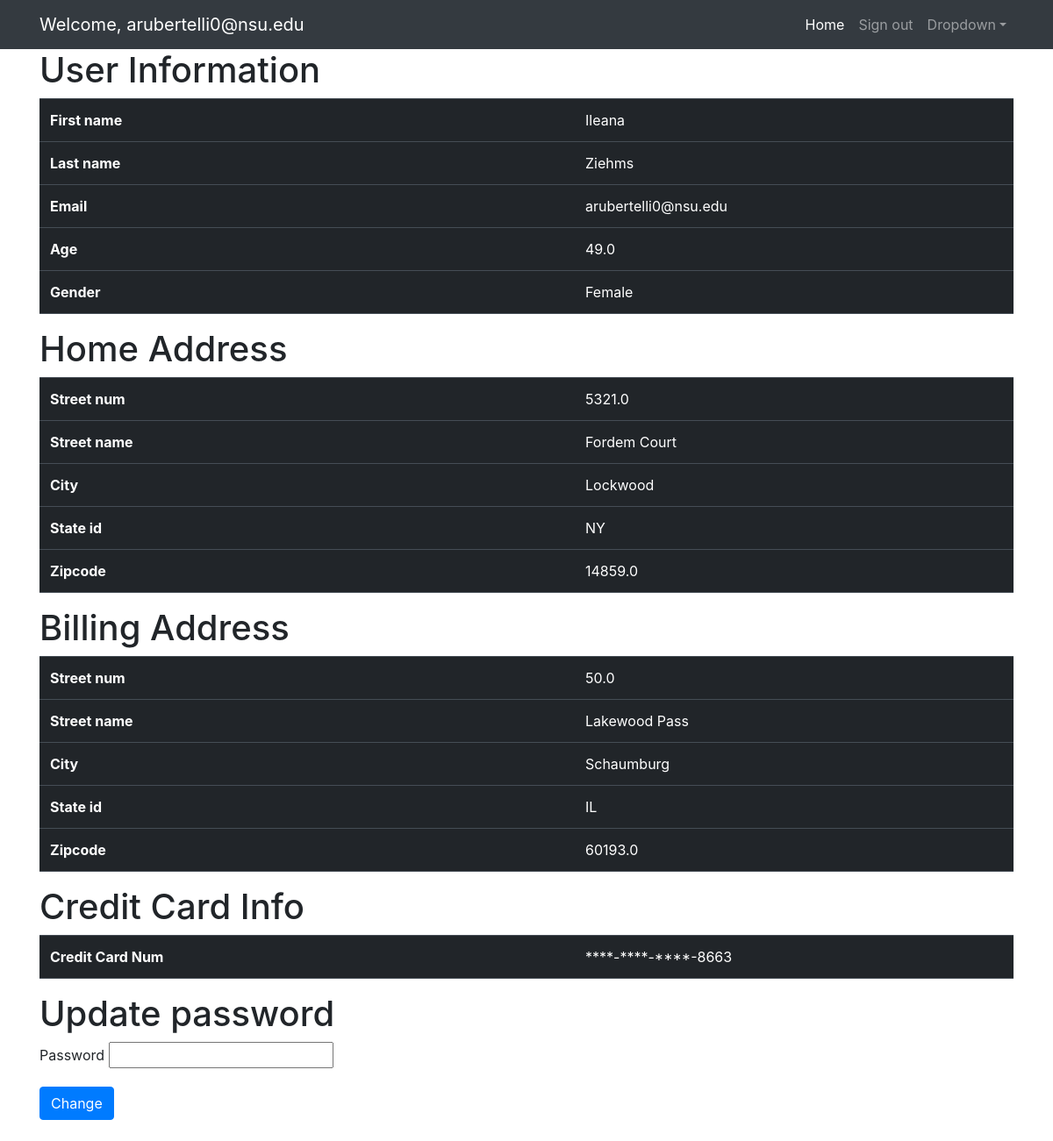
Screenshot of /info (signed in) with the database file from the repository.
### tables this page shows
CREATE TABLE CreditCard(credit_card_num TEXT, card_code TEXT, expire_month TEXT, expire_year TEXT, card_type TEXT, owner_email TEXT, PRIMARY KEY(credit_card_num), FOREIGN KEY(owner_email) REFERENCES Buyers(email));

CREATE TABLE Buyers(email TEXT, first_name TEXT, last_name TEXT, gender TEXT, age REAL, home_address_id REAL, billing_address_id REAL, PRIMARY KEY(email),FOREIGN KEY(email) REFERENCES Users(email), FOREIGN KEY(home_address_id) REFERENCES Address(address_id), FOREIGN KEY(billing_address_id) REFERENCES Address(address_id));

CREATE TABLE Address(address_id TEXT, zipcode REAL, street_num REAL, street_name TEXT, PRIMARY KEY(address_id), FOREIGN KEY(zipcode) REFERENCES ZipcodeInfo(zipcode));

CREATE TABLE ZipcodeInfo(zipcode REAL, city TEXT, state_id TEXT, population TEXT, density REAL, county_name TEXT, timezone TEXT, PRIMARY KEY(zipcode));

### app.py (the view)
@app.route('/info', methods = ['POST', 'GET'])
def info():
    string = ""
    if request.method == 'POST':
        password = request.form['password']
        update_password(password, email_global)
    if logged_in:
        lst = info_func(email_global)
        lst = lst[0]
        print(lst, "lst")
        dic_1 = { "First name" : lst[0], "Last name" : lst[1], "Email" : lst[2], "Age": lst[3], "Gender" : lst[4] }
        dic_2 = {"Street num": lst[5], "Street name":lst[6], "City": lst[7], "State id": lst[8], "Zipcode": lst[9]}
        dic_3 = {"Street num": lst[10], "Street name": lst[11], "City": lst[12], "State id": lst[13], "Zipcode": lst[14]}
        dic_4 = {"Credit Card Num": "****-****-****-"+lst[15][-4:]}
        return render_template('info.html', seller = seller_global, email = email_global, userInfo = dic_1, home_addr = dic_2, billing_addr = dic_3, credit_card = dic_4)
    else:
        return redirect('/notFound')

### app.py (called while the page is built)
def info_func(email):
    connection = sql.connect('database.db')
    cursor = connection.execute(
    "SELECT b.first_name, b.last_name, b.email, b.age, b.gender, h.street_num, h.street_name, hz.city, hz.state_id, h.zipcode, ba.street_num, ba.street_name, baz.city, baz.state_id, ba.zipcode, c.credit_card_num FROM Buyers b, Address h, Address ba, ZipcodeInfo hz, ZipcodeInfo baz, CreditCard C WHERE b.email = ? AND h.address_id = b.home_address_id AND hz.zipcode = h.zipcode AND ba.address_id = b.billing_address_id AND baz.zipcode = ba.zipcode AND c.owner_email = ?;", (email,email, ))
    data = cursor.fetchall()
    connection.commit()
    return data

### templates/info.html (shortened to what this page needs)
{% extends 'base.html' %}
{% block main_head %} Welcome, {{ email }} {% endblock %}
{% block navbar %}
<div class="collapse navbar-collapse" id="navbarSupportedContent">
    <ul class="navbar-nav ms-auto mb-2 mb-lg-0">
        <li class="nav-item"><a class="nav-link active" aria-current="page" href="{{ url_for('home') }}">Home</a></li>
        <li class="nav-item"><a class="nav-link" href="{{ url_for('logout') }}">Sign out</a></li>
        <li class="nav-item dropdown">
            <a class="nav-link dropdown-toggle" id="navbarDropdown" href="#" role="button" data-bs-toggle="dropdown" aria-expanded="false">Dropdown</a>
        </li>
    </ul>
</div>
{% endblock %}
{% block content %}
<h1> User Information </h1>
    <table class="table table-dark">
        <tbody>
        {% for key, value in userInfo.items() %}
            <tr>
                <th> {{ key }}</th>
                <td style="width: 500px"> {{ value }} </td>
            </tr>
        {% endfor %}
        </tbody>
    </table>
    <h1>Home Address</h1>
    <table class="table table-dark">
        <tbody>
        {% for key, value in home_addr.items() %}
            <tr>
                <th> {{ key }}</th>
                <td style="width: 500px"> {{ value }} </td>
            </tr>
        {% endfor %}
        </tbody>
    </table>
    <h1>Billing Address</h1>
    <table class="table table-dark">
        <tbody>
        {% for key, value in billing_addr.items() %}
            <tr>
                <th> {{ key }}</th>
                <td style="width: 500px"> {{ value }} </td>
            </tr>
        {% endfor %}
        </tbody>
    </table>
    <h1>Credit Card Info</h1>
    <table class="table table-dark">
        <tbody>
        {% for key, value in credit_card.items() %}
            <tr>
                <th> {{ key }}</th>
                <td style="width: 500px"> {{ value }} </td>
            </tr>
        {% endfor %}
        </tbody>
    </table>
    <h1>Update password</h1>
    <form action="/info" method = "POST">
        <div class="form-group">
        <label for = "password">Password</label>
        <input type = "password" name = "password">
        </div>
        <button class="btn btn-primary" type="submit">Change</button>
    </form>
    <br>
{% endblock %}

### templates/base.html (shortened to what this page needs)
<!DOCTYPE html>
<html lang="en">
    <head>
        <link href="{{ url_for('static', filename = 'css/styles.css') }}" rel="stylesheet" />
        <link rel="stylesheet" href="https://stackpath.bootstrapcdn.com/bootstrap/4.4.1/css/bootstrap.min.css"
>
    </head>
    <body>
        <nav class="navbar navbar-expand-lg navbar-dark bg-dark">
            <div class="container">
                <a class="navbar-brand" href="#">{% block main_head %}{% endblock %}</a>
                {% block navbar %}
                {% endblock %}
            </div>
        </nav>
        <div class="container">
            {% block content %}
            {% endblock %}
        </div>
    </body>
</html>

### rows the page displays
CreditCard: key "First name", first_name "Ileana", key "Last name", last_name "Ziehms", key "Email", email "arubertelli0@nsu.edu", key "Age", age "49.0", key "Gender", gender "Female", key "Street num", street_num "5321.0", key "Street name", street_name "Fordem Court", key "City", city "Lockwood", key "State id", value "NY", key "Zipcode", zipcode "14859.0", street_num "50.0", street_name "Lakewood Pass", city "Schaumburg", value "IL", zipcode "60193.0"

### other values shown
{{ email }} "arubertelli0@nsu.edu"
{{ key }} "Credit Card Num"
{{ value }} "****-****-****-8663"
